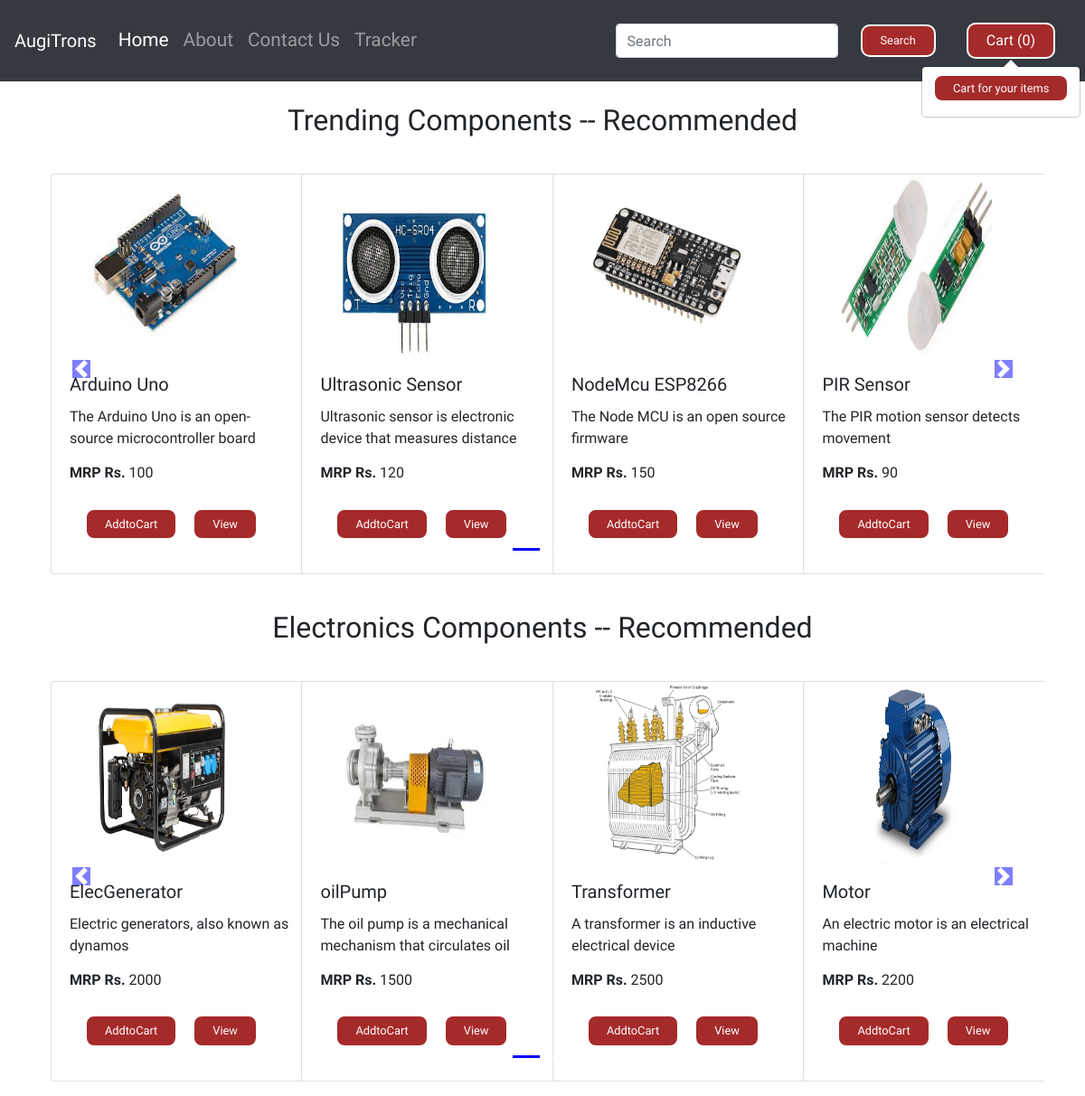
The page / on the database its author committed.
### App/models.py (models this page shows, shortened)
class Product(models.Model):
    product_id = models.AutoField
    product_name = models.CharField(max_length=50,default='')
    category = models.CharField(max_length=50, default='')
    subcategory = models.CharField(max_length=50,default='')
    price = models.IntegerField(default=0)
    desc = models.CharField(max_length = 300)
    pub_date = models.DateField()
    image = models.ImageField(upload_to = "App/images",default='')

### App/views.py (the view)
# urls.py: path('', views.index,name="home"),
def index(request):
    allProds = []
    catProds = Product.objects.values('category', 'id')
    cats = {item['category'] for item in catProds}
    for cat in cats:
        prod = Product.objects.filter(category=cat)
        n = len(prod)
        nSlides = n//4 + ceil((n/4)-(n//4))
        allProds.append([prod, range(1, nSlides), nSlides])
    context = {'allProds': allProds}
    return render(request, 'App/shop.html', context)

### App/templates/App/shop.html (shortened to what this page needs)
<!doctype html>
<html lang="en">
<head>
  <link rel="stylesheet" href="https://stackpath.bootstrapcdn.com/bootstrap/4.2.1/css/bootstrap.min.css"
>
</head>
<body style="font-family: 'Alkatra', cursive;">
  {% load static %}
  <nav class="navbar navbar-expand-lg navbar-dark bg-dark">
    <a class="navbar-brand" href="#">AugiTrons</a>
    <div class="collapse navbar-collapse" id="navbarSupportedContent">
      <ul class="navbar-nav mr-auto">
        <li class="nav-item active">
          <a class="nav-link" href="/">Home <span class="sr-only">(current)</span></a>
        </li>
        <li class="nav-item">
          <a class="nav-link" href="/about">About</a>
        </li>
        <li class="nav-item">
          <a class="nav-link" href="/contact">Contact Us</a>
        </li>
        <li class="nav-item">
          <a class="nav-link" href="/tracker">Tracker</a>
        </li>
      </ul>
      <form method='get' action='/search' class="form-inline my-2 my-lg-0">
        <input class="form-control mr-sm-2" type="search" placeholder="Search" aria-label="Search" name="search"
          id="search">
        <button class="btn btn-outline-success my-2 my-sm-0" type="submit">Search</button>
      </form>
      <button type="button" class="btn" id="popcart" style="font-size:1rem;" onMouseOver="this.style.color='#00ffff'"
        onMouseOut="this.style.color='#ffffcc'" data-html="true" data-container="body" data-toggle="popover"
        data-placement="bottom" data-content="Cart Items available">
        Cart (<span id="cart">0</span>)</button>
    </div>
  </nav>
  <div class="container">
    {% for product, range, nSlides in allProds %}
    <h2 class="my-4" style="text-align: center;">{{product.0.category}} Components -- Recommended</h1>
      <div class="row">
        <div id="demo{{forloop.counter}}" class=" col carousel slide my-3" data-ride="carousel">
          <ul class="carousel-indicators">
            <li data-target="#demo{{forloop.counter}}" data-slide-to="0" class="active"></li>
            {% for i in range %}
            <li data-target="#demo{{forloop.parentloop.counter}}" data-slide-to="{{i}}"></li>
            {% endfor %}
          </ul>
          <div class="container carousel-inner no-padding">
            <div class="carousel-item active">
              {% for i in product %}
              <div class="col-xs-3 col-sm-3 col-md-3">
                <div class="card" style="width: 18rem;">
                  <img src='/media/{{i.image}}' class="card-img-top" alt="...">
                  <div class="card-body">
                    <h5 class="card-title" id="namepr{{i.id}}">{{i.product_name}}</h5>
                    <p class="card-text">{{i.desc}}</p>
                    <h6 class="card-title"><strong>MRP Rs.</strong> <span id="pricepr{{i.id}}">{{i.price}}</span></h6>
                    <div style="display:flex">
                      <span id="divpr{{i.id}}" class="divpr">
                        <button id="pr{{i.id}}" class="btn btn-primary cart">AddtoCart</button>
                      </span>
                      <a href="/products/{{i.id}}"><button id="qv{{i.id}}" class="btn btn-primary cart"
                          style="margin-left:auto">View</button></a>
                    </div>
                  </div>
                </div>
              </div>
              {% if forloop.counter|divisibleby:4 and forloop.counter > 0 and not forloop.last %}
            </div>
              {% endif %}
              {% endfor %}
          </div>
        </div>
        <a class="carousel-control-prev" href="#demo{{forloop.counter}}" data-slide="prev">
          <span class="carousel-control-prev-icon"></span>
        </a>
        <a class="carousel-control-next" href="#demo{{forloop.counter}}" data-slide="next">
          <span class="carousel-control-next-icon"></span>
        </a>
      </div>
      {% endfor %}
  </div>
</body>
</html>

### App/templates/App/shop.html (style rules this page uses)
.col-md-3 { display: inline-block; margin-left: -4px; }
.carousel-indicators .active { background-color: blue; }
.col-md-3 img { width: 170px; height: 200px; margin-left: 40px; }
body .carousel-indicators { bottom: 0; }
body .carousel-control-prev-icon, body .carousel-control-next-icon { background-color: blue; }
.carousel-control-prev, .carousel-control-next { top: auto; bottom: auto; padding-top: 222px; }
body .no-padding { padding-left: 0; padding-right: 0; }
.btn { padding: 6px 20px; border: 2px solid white; background-color: brown; color: white; margin: 17px; font-size: 0.8rem; border-radius: 10px; cursor: pointer; }
body .navbar ul li a { color: white; display: block; padding: 3px 22px; border-radius: 20px; text-decoration: none; }
body .navbar { top: 0px; }
body .navbar ul li { font-size: 1.3rem; }
.cart { padding: 6px 20px; border: 2px solid white; background-color: brown; color: white; font-family: 'Alkatra', cursive; font-size: 0.8rem; border-radius: 10px; cursor: pointer; }

### rows shown on the page
Product: category "Trending", image (picture), product_name "Arduino Uno", desc "The Arduino Uno is an open-source microcontroller board", price "100"
Product: image (picture), product_name "Ultrasonic Sensor", desc "Ultrasonic sensor is electronic device that measures distance", price "120"
Product: image (picture), product_name "NodeMcu ESP8266", desc "The Node MCU is an open source firmware", price "150"
Product: image (picture), product_name "PIR Sensor", desc "The PIR motion sensor detects movement", price "90"
Product: category "Electronics", image (picture), product_name "ElecGenerator", desc "Electric generators, also known as dynamos", price "2000"
Product: image (picture), product_name "oilPump", desc "The oil pump is a mechanical mechanism that circulates oil", price "1500"
Product: image (picture), product_name "Transformer", desc "A transformer is an inductive electrical device", price "2500"
Product: image (picture), product_name "Motor", desc "An electric motor is an electrical machine", price "2200"
